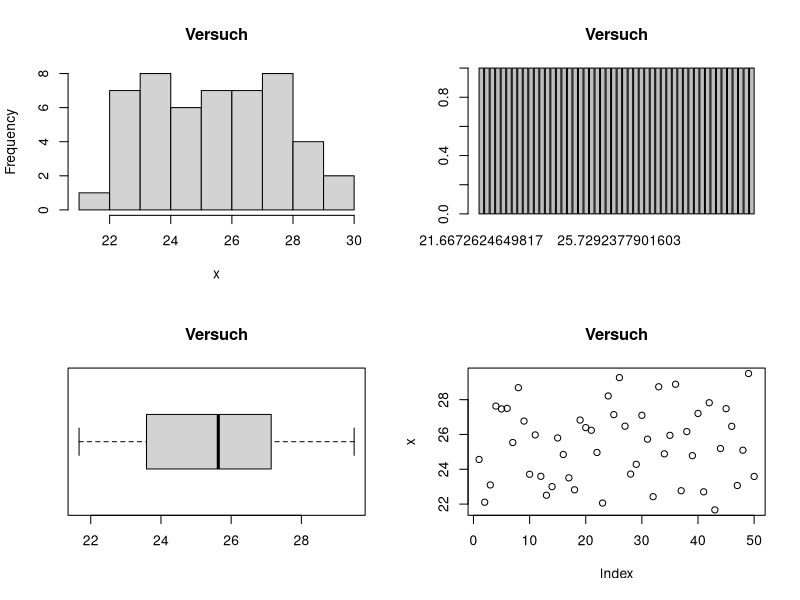
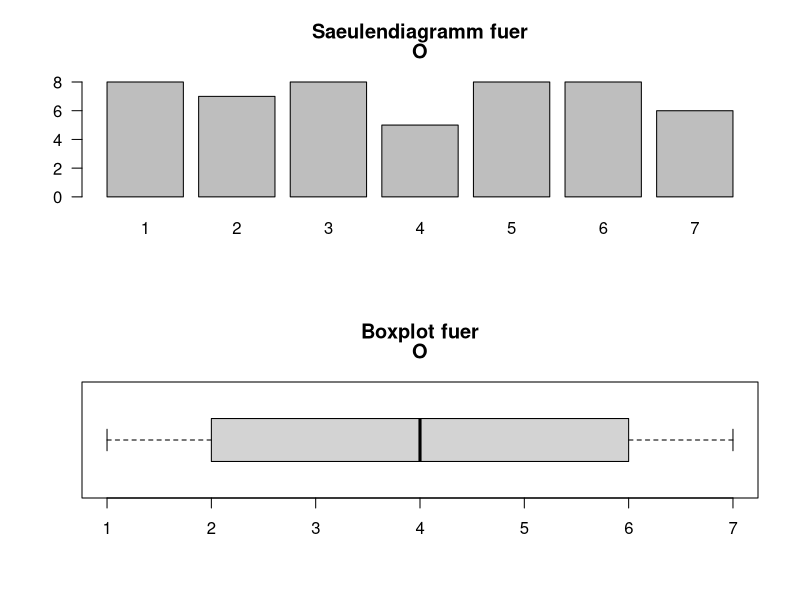
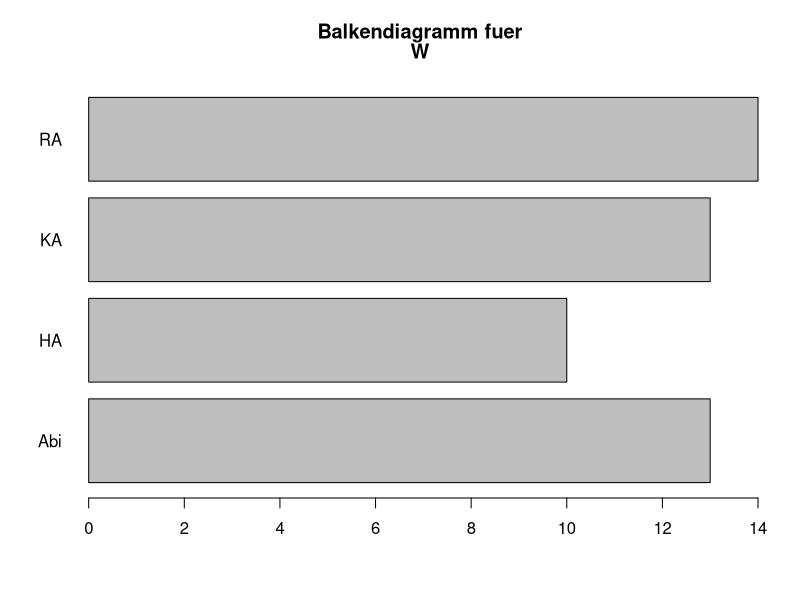

Write the R code that produced these figures, in order.
# Funktionen-R-Skript 1


# Funktionen a, b, c: Alina, Hannah

# Funktion a) 
# Eine Funktion, die verschiedene geeignete deskriptive Statistiken für metrische 
# Variablen berechnet und ausgibt.

# My_Plots gibt bei plot = 0 fuer den eingegebenen Vektor an Daten ein Histogramm, ein Barplot, ein Boxplot und ein Scatterplot.
# Diese Einstellung ist der default, gibt man der Variable plot einen Wert von 1 bis 4, gibt die Funktion fuer
# 1 das Histogramm, fuer 2 den Barplot, fuer 3 den Boxplot und fuer 4 den Scatterplot aus.

random <- rnorm(50, mean = 25, sd = 2)

My_Plots <- function(x, main, plot = 0){
  # x = Daten
  # main = Überschrift für alle Plots 
  if(plot == 0){ 
    par(mfrow = c(2,2)) # vier Grafiken in einen Plot 
    # Die unterschiedlichen Grafiken 
    hist(x, main = main) 
    barplot(table(x), main = main)
    boxplot(x,horizontal = TRUE, main = main)
    plot(x, main = main) 
    par(mfrow = c(1,1)) #setze die parameter zurueck 
  }
  if(plot == 1){
    hist(x, main = main) 
  }
  if(plot == 2){
    barplot(table(x), main = main) 
  }
  if(plot == 3){
    boxplot(x, main = main) 
  }
  if(plot == 4){
    plot(x, main = main) 
  }
}

My_Plots(random, main = "Versuch")

# Funktion b) 
# Eine Funktion, die verschiedene geeignete desktiptive Statistiken für 
# kategoriale Variablen berechnet und ausgibt 

S <- c("KA", "RA", "Abi", "HA") # Ein Datenbeispiel zum ausprobieren 
W <- sample(S, size = 50, replace = TRUE)
O <- sample(1:7, size=50, replace = TRUE) # Ein ordinales Datenbeispiel

# der parameter ordinal kann auf FALSE gesetzt werden, wenn ein Boxplot der eingegebenen Daten keinen Sinn ergibt

My_Plots_2 <- function(x, ordinal = TRUE){
  if(ordinal == TRUE){
    #Die Diagramme
      par(mfrow = c(2,1))
      #Ein Stabdiagramm
      barplot(table(x), main = c("Saeulendiagramm fuer", deparse(substitute(x))), las = 1)
      #Ein Boxplot
      boxplot(x, main = c("Boxplot fuer", deparse(substitute(x))), horizontal = TRUE)
      par(mfrow = c(1,1))
    #Die Haufigkeitstabelle 
      print(table(x, dnn = deparse(substitute(x))))
  }
  
  if(ordinal == FALSE){
    #Das Stabdiagramm
      barplot(table(x), main = c("Balkendiagramm fuer", deparse(substitute(x))), horiz = TRUE, las = 1)
    #Die Häufigkeitstabelle
      print(table(x, dnn = deparse(substitute(x))))
  }
}
My_Plots_2(O, ordinal = TRUE)
My_Plots_2(W, ordinal = FALSE)



## c) 
#Eine Funktion, die geeignete deskriptive bivariate Statistiken fuer den Zusammenhang zwischen 
#zwei kategorialen Variablen berechnet ausgibt. 

#My_Plot_3 gibt zwei Kreuztabellen, eine mit absoluten Haufigkeiten und eine mit relativen Haufigkeiten, in der Konsole aus.

#Datenvektoren zum ausprobieren
O <- sample(1:7, size=50, replace = TRUE)
P <- sample(1:7, size=50, replace = TRUE)

My_Plots_3 <- function(x,y,both.ordinal = FALSE){
  #x erster Datenvektor, y zweiter Datenvektor
  tabelle <- table(x,y,
                   dnn = c(deparse(substitute(x)), deparse(substitute(y)))) #uebernimmt den Namen des Datenvektors
  cat('Tabelle mit absoluten Haufigkeiten: \n\n')
  print(tabelle)
  cat('\n Tabelle mit relativen Haeufigkeiten: \n\n')
  print(prop.table(tabelle))

  #Wenn beide Merkmale ordinal sind, kann man Spearman Korrelation berechnen:
  if(both.ordinal == TRUE){
    c <- cor(x,y,use = 'complete.obs', method = 'spearman')
    cat('\n\n Die Spearman-Korrelation der beiden Merkmale betraegt:', c)
  }
}

My_Plots_3(O,P,both.ordinal = TRUE)









# Funktionen  d, e, f: Maike, Julia



## d)

# Grundgeruest der Funktion fuer Zusammenhang zwischen einer metrischen und einer dichotomen Variable

# Es werden 2 Summaries der metrischen Variable ausgegeben, getrennt nach den beiden Auspraegungen der dichotomen Variable
# Eingabe: fuer "dich" muss eine dichotome, fuer "met" eine metrische Variable eingegeben werden
# "dich" und "met" sollten zwei Variablen sein, deren n-te Eintraege jeweils von derselben Person stammen

dichmetsummary <- function(dich, met){
  
  if(length(table(dich)) != 2){stop("dich muss eine dichotome Variable sein")} 
     #ueberprueft, ob "dich" genau zwei Auspraegungen hat
  
  if(!is.numeric(met)){stop("met muss eine metrische Variable sein")} 
     # ueberprueft, ob "met" eine metrische variable ist
  
  if(length(met) != length(dich)){stop("dich und met muessen gleiche Laenge haben")} 
     # uberprueft, ob "dich" und "met" die gleiche Laenge haben.


dichfact <- factor(dich, levels = c(names(table(dich))), labels = c(0, 1))
# Umwandlung der dichotomen variable in einen Factor
  
# die Summaries werden als 2-elementige Liste zurueckgegeben:
rgabe <- list(
  # Summary der metrischen Variable nach der ersten im table ausgefuehrten Auspraegung der dichotomen Variable
  summary(met[dichfact == 0]), 
  
  # Summary der metrischen Variable nach der zweiten im table ausgefuehrten Auspraegung der dichotomen Variable
  summary(met[dichfact == 1])
)


names(rgabe) <- c(names(table(dich))[1], names(table(dich))[2])
# zu jedem Listenelement wird hinzugefuegt, auf welcher Auspraegung der dichotomen Variable die Summary basiert

return(rgabe) # Ausgabe der beiden Summaries
  }







## e)
# Die Funktion kategorisiert eine numerische Variable quantilbasiert in "niedrig", "mittel" und "hoch"

# ordinalskalierte Variablen koennen mit der Hilfsfunktion "ordtonum"
# in Variablen mit numerischen Werten entsprechend ihrer Ordnung
# umgewandelt werden

quantkat <- function(x){
  newob <- NULL # leeres Objekt wird erstellt
uquant <- quantile(as.numeric(names(table(x))), 0.25) # das untere Quartil der sortierten numerischen Werte wird bestimmt
oquant <- quantile(as.numeric(names(table(x))), 0.75) # ebenso das obere Quartil

newob[x <= uquant] <- "niedrig" 
# das untere Quartil dient als obere Grenze der Kategorie "niedrig".
# alles, was unterhalb dieses Quartils liegt, wird der Kategorie "niedrig" zugeordnet.

newob[x > uquant & x < oquant] <- "mittel" 
# die Werte zwischen den beiden Quartilen werden der Kategorie "mittel" zugeordnet

newob[x >= oquant] <- "hoch" 
# das obere Quartil ist die untere Grenze fuer die Kategorie "hoch", alles was darueber liegt, wird "hoch" zugeordnet

newob 
# das in "niedrig", "mittel" und "hoch" kategorisierte Objekt wird ausgegeben.
}




# Beispiel
b <- c(2, 5, 2, 6, 3, 6)

quantkat(b)
# [1] "niedrig" "mittel"  "niedrig" "hoch"    "mittel"  "hoch"





# man koennte auch 0.33 und 0.66 Quantile nehmen, oder eben die Quartile. 
# bei den Quartilen waere die mittlere Kategorie doppelt so gross wie jeweils die Extremen











  
  
##f)

# es werden Visualisierungen fuer drei oder vier Variablen erstellt. Dabei werden zwei Variablen fuer die Achsen verwendet und die dritte durch unterschiedliche
# Farben gezeigt. Die Positionen der drei/ vier Variablen sind dabei fest gewaehlt. Man kann bei drei Variablen nur unterscheiden welche drei von Mathe_Int, Prog_Int, 
# Studienfach und Mathe_LK man gleichzeitig angezeigt werden sollen. Genutzt wird dabei das Paket "ggplot2". 




# muss vorher geladen
install.packages("dplyr")
library(dplyr)
install.packages("ggplot2")
library(ggplot2)


Visual_data <- function(data = data, n = 3, Int_Mathe = TRUE, Int_Prog = TRUE, data_Studiengang = TRUE, MatheLK = FALSE){   # n steht dafuer, wie viele Variablen genutzt werden, moeglich sind 3 oder 4
  if(n == 3 & Int_Mathe == TRUE & Int_Prog == TRUE & data_Studiengang == TRUE & MatheLK == FALSE){
    print(ggplot(data,                                                                          # ggplot wird vom Datensatz erstellt
           aes(y = factor(Mathe_Int,                                                      # Interesse für Mathe auf y-Achse
                          labels = c("sehr geringes Interesse = 1",                       # Beschriftung für die Punkte
                                     "2", "3", "4", "5", "6",
                                     "sehr hohes Interesse = 7")), 
               x = Prog_Int,                                                              # auf die x-Achse kommt Interesse für Programmieren
               color = Studienfach)) +                                                    # es wird farblich nach Studienfach unterschieden
      geom_jitter(alpha = 1,                                                              # Farbstaerke und Groesse der Punkte im Gitter
                  size = 1.5) + 
      labs(title = "Interesse nach Studienfach",                                          # Die jeweiligen Achsen werden beschriftet
           x = "Interesse an Programmiern", 
           y = "Interesse an Mathe", las = 1) )
  }
  if(n == 3 & Int_Mathe == TRUE & Int_Prog == TRUE & data_Studiengang == FALSE & MatheLK == TRUE){
    print( ggplot(data,                                                                          # ggplot wird vom Datensatz erstellt
           aes(y = factor(Mathe_Int,                                                      # Interesse für Mathe auf y-Achse
                          labels = c("sehr geringes Interesse = 1",                       # Beschriftung für die Punkte
                                     "2", "3", "4", "5", "6",
                                     "sehr hohes Interesse = 7")), 
               x = Prog_Int,                                                              # auf die x-Achse kommt Interesse für Programmieren
               color = Mathe_LK)) +                                                    # es wird farblich nach Mathe LK unterschieden
      geom_jitter(alpha = 1,                                                              # Farbstaerke und Groesse der Punkte im Gitter
                  size = 1.5) + 
      labs(title = "Interesse nach Mathe LK",                                          # Die jeweiligen Achsen werden beschriftet
           x = "Interesse an Programmiern", 
           y = "Interesse an Mathe", las = 1) )
  }
  if(n == 3 & Int_Mathe == TRUE & Int_Prog == FALSE & data_Studiengang == TRUE & MatheLK == TRUE){
    print( ggplot(data,                                                                          # ggplot wird vom Datensatz erstellt
           aes(y = factor(Mathe_Int,                                                      # Interesse für Mathe auf y-Achse
                          labels = c("sehr geringes Interesse = 1",                       # Beschriftung für die Punkte
                                     "2", "3", "4", "5", "6",
                                     "sehr hohes Interesse = 7")), 
               x = Studienfach,                                                              # auf die x-Achse kommt das Studienfach
               color = Mathe_LK)) +                                                    # es wird farblich nach Mathe LK unterschieden
      geom_jitter(alpha = 1,                                                              # Farbstaerke und Groesse der Punkte im Gitter
                  size = 1.5) + 
      labs(title = "Mathe LK nach Studenfach und Int. Mathe",                                          # Die jeweiligen Achsen werden beschriftet
           x = "Studienfach", 
           y = "Interesse an Mathe", las = 1))
  }
  if(n == 3 & Int_Mathe == FALSE & Int_Prog == TRUE & data_Studiengang == TRUE & MatheLK == TRUE){
    print(ggplot(data,                                                                          # ggplot wird vom Datensatz erstellt
           aes(y = factor(Prog_Int,                                                      # Interesse für Programmieren auf y-Achse
                          labels = c("sehr geringes Interesse = 1",                       # Beschriftung für die Punkte
                                     "2", "3", "4", "5", "6",
                                     "sehr hohes Interesse = 7")), 
               x = Studienfach,                                                              # auf die x-Achse kommt das Studienfach
               color = Mathe_LK)) +                                                    # es wird farblich nach Mathe LK unterschieden
      geom_jitter(alpha = 1,                                                              # Farbstaerke und Groesse der Punkte im Gitter
                  size = 1.5) + 
      labs(title = "Mathe LK bei Studienfach und Int. Programmieren",                                          # Die jeweiligen Achsen werden beschriftet
           x = "Studienfach", 
           y = "Interesse an Programmieren", las = 1) )
  }
  if(n==4 & Int_Mathe == TRUE & Int_Prog == TRUE & data_Studiengang == TRUE & MatheLK == TRUE){
    print(data %>%
      ggplot(aes(y = Mathe_Int, x = Prog_Int, color = Mathe_LK)) +    # ggplot wird erstellt, bei dem die Interessen auf die Achsen kommen und farblich
      # zwischen Mathe_LK ja oder nein entschieden wird
      geom_point() +                                                 # es werden Punkte erstellt
      facet_wrap(vars(Studienfach)) +                                # es wird nach der vierten Variable/ Studienfach unterschieden
      labs(title ="Abhaengigkeit aller vier Variablen",              # Beschriftung wird hinzugef
           subtitle = "Aufgeteilt nach Studienfach",
           x = "Interesse an Programmieren",
           y = "Interesse an Mathe"))
  }
  
  
# Hier werden die Warnings geschrieben, falls die Variablen unzulaessig sind  
  
  # bei den Fall das n=4 ist, wird eine Warnung gegeben, falls nicht alle vier Folgevariablen TRUE gesetzt wurden
  if(n == 4 & !(Int_Mathe == TRUE & Int_Prog == TRUE & data_Studiengang == TRUE & MatheLK == TRUE )){    
    warning("Bei n=4 muessen alle vier Variablen auf TRUE gesetzt werden")
  }
  # bei den Fall das n=3 ist:
  # falls vier statt drei Variablen TRUE gesetzt wurden
  if(n == 3 & Int_Mathe == TRUE & Int_Prog == TRUE & data_Studiengang == TRUE & MatheLK == TRUE){
    warning("Bei n=3 duerfen nur drei Variablen TRUE sein")
  }
  # falls zu wenig Variablen TRUE gesetzt wurden
  if(n== 3 & (Int_Mathe == FALSE & Int_Prog == FALSE & data_Studiengang == TRUE & MatheLK == TRUE | Int_Mathe == FALSE & Int_Prog == TRUE & data_Studiengang == FALSE & MatheLK == TRUE |
              Int_Mathe == FALSE & Int_Prog == TRUE & data_Studiengang == TRUE & MatheLK == FALSE | Int_Mathe == TRUE & Int_Prog == FALSE & data_Studiengang == FALSE & MatheLK == TRUE | 
              Int_Mathe == TRUE & Int_Prog == FALSE & data_Studiengang == TRUE & MatheLK == FALSE | Int_Mathe == TRUE & Int_Prog == TRUE & data_Studiengang == FALSE & MatheLK == FALSE |
              Int_Mathe == FALSE & Int_Prog == FALSE & data_Studiengang == FALSE & MatheLK == FALSE | Int_Mathe == FALSE & Int_Prog == FALSE & data_Studiengang == FALSE & MatheLK == TRUE |
              Int_Mathe == FALSE & Int_Prog == FALSE & data_Studiengang == TRUE & MatheLK == FALSE | Int_Mathe == FALSE & Int_Prog == TRUE & data_Studiengang == FALSE & MatheLK == FALSE |
              Int_Mathe == TRUE & Int_Prog == FALSE & data_Studiengang == FALSE & MatheLK == FALSE )){
    warning("Bei n=3 muessen genau drei Variablen TRUE sein")
  }
  
  # falls das n selbst unzulaessig ist
  if(n != 3 & n!= 4){
    warning("Das n ist unzulaessig. Es wird nur n=3 oder n=4 angenommen")
  }
 }




















